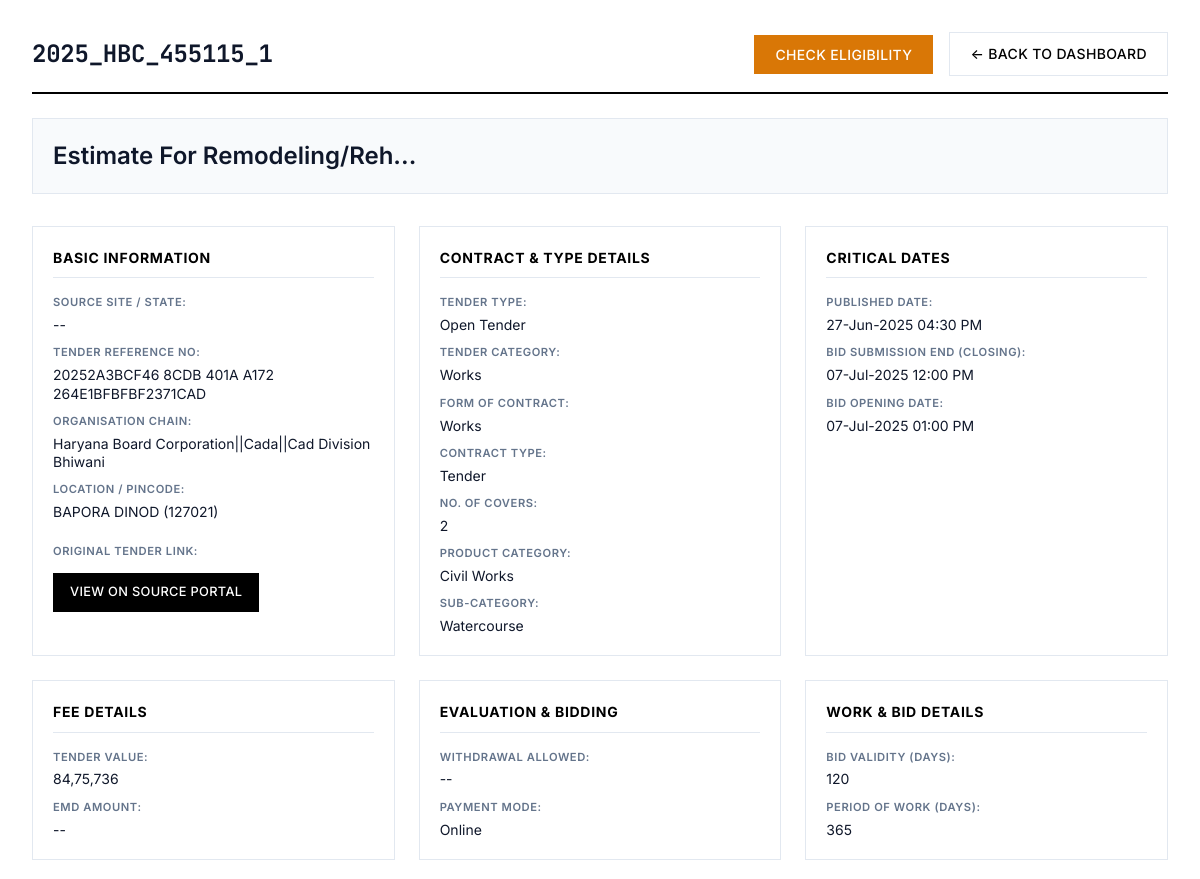
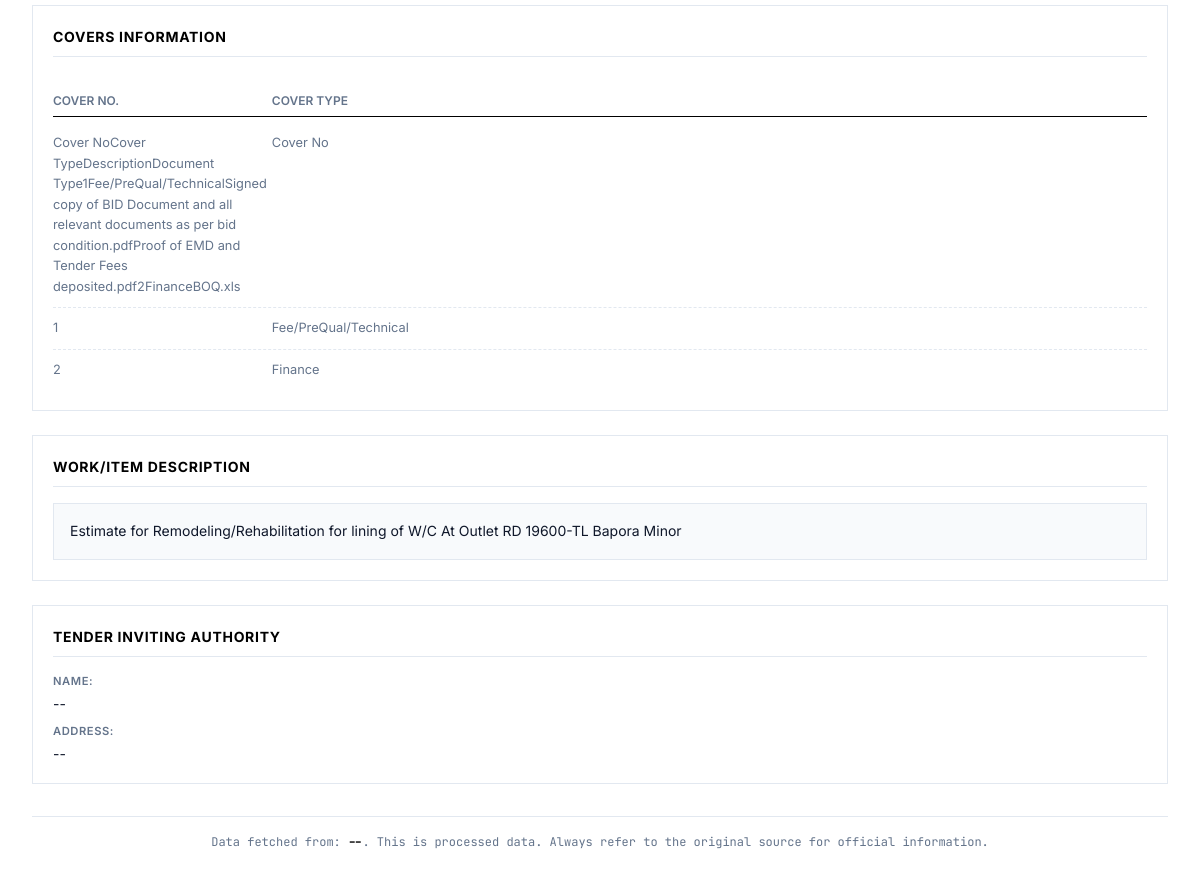
The page /tender/5 on the database its author committed (2 pictures, top to bottom).
### database.py (models this page shows, shortened)
class Tender(Base):
    __tablename__ = "tenders"
    id = Column(Integer, primary_key=True, index=True)
    tender_id = Column(String, unique=True, index=True, nullable=False)
    source_site = Column(String, index=True, nullable=False)
    tender_title = Column(Text)
    organisation_chain = Column(Text)
    tender_value_numeric = Column(Float, nullable=True)
    emd_amount_numeric = Column(Float, nullable=True)
    published_date = Column(DateTime, nullable=True)
    closing_date = Column(DateTime, nullable=True)
    opening_date = Column(DateTime, nullable=True)
    location = Column(String, nullable=True)
    pincode = Column(String, nullable=True)
    status = Column(String, default="Live", index=True) # e.g., "Live", "Result Announced", "Cancelled"
    full_details_json = Column(JSON, nullable=True)
    created_at = Column(DateTime(timezone=True), server_default=func.now())
    updated_at = Column(DateTime(timezone=True), onupdate=func.now())
    result = relationship("TenderResult", back_populates="tender", uselist=False, cascade="all, delete-orphan")
    bids = relationship("TenderBid", back_populates="tender", cascade="all, delete-orphan")

### dashboard.py (the view)
@app.get("/tender/{tender_pk_id}", name="view_tender_detail", response_class=HTMLResponse)
async def view_tender_detail(request: Request, tender_pk_id: int, db: Session = Depends(get_db)):
    if not templates: raise HTTPException(503, "Template engine error")
    tender = db.query(Tender).filter(Tender.id == tender_pk_id).first()
    if not tender: raise HTTPException(404, "Tender not found in database.")
    return templates.TemplateResponse("tender_detail.html", {
        "request": request,
        "tender": tender.full_details_json or {},
        "tender_pk_id": tender_pk_id
    })

### templates/tender_detail.html (shortened to what this page needs)
<!DOCTYPE html>
<html lang="en">
<head>
</head>
<body>
    {% macro na(value) -%}
        {{ value if value and value != 'N/A' else '--' }}
    {%- endmacro %}
    <div class="page-wrapper">
        <div class="container">
            <div class="page-header">
                <h1>{{ na(tender.get('detail_tender_id', tender.get('list_page_tender_id'))) }}</h1>
                <div class="header-actions">
                    <button id="checkEligibilityBtn" class="btn btn-info"
                            data-tender-pk-id="{{ tender_pk_id }}"
                            data-tender-url="{{ tender.get('detail_page_link', '') }}">
                        Check Eligibility
                    </button>
                    <a href="{{ url_for('homepage') }}" class="btn btn-secondary">← Back to Dashboard</a>
                </div>
            </div>
            <div class="tender-main-title">
                {{ na(tender.get('work_title', tender.get('primary_title'))) | neat_format }}
            </div>
            <div class="details-grid">
                <div class="detail-section">
                    <h3>Basic Information</h3>
                    <div class="detail-field"><strong>Source Site / State:</strong> <span class="value-text">{{ na(tender.get('source_site_key')) }}</span></div>
                    <div class="detail-field"><strong>Tender Reference No:</strong> <span class="value-text">{{ na(tender.get('tender_reference_number')) }}</span></div>
                    <div class="detail-field"><strong>Organisation Chain:</strong> <span class="value-text">{{ na(tender.get('organisation_chain', tender.get('list_page_org_chain'))) | neat_format }}</span></div>
                    <div class="detail-field"><strong>Location / Pincode:</strong> <span class="value-text">{{ na(tender.get('location')) }}{% if tender.get('pincode') and tender.get('pincode') != 'N/A' %} ({{ tender.pincode }}){% endif %}</span></div>
                    {% if tender.get('detail_page_link') and tender.get('detail_page_link') != 'N/A' %}
                    <div class="detail-field" style="margin-top: 12px;">
                        <strong>Original Tender Link:</strong>
                        <a href="{{ tender.detail_page_link }}" target="_blank" rel="noopener noreferrer" class="btn btn-link-style">
                            View on Source Portal
                        </a>
                    </div>
                    {% endif %}
                </div>
                <div class="detail-section">
                    <h3>Contract & Type Details</h3>
                    <div class="detail-field"><strong>Tender Type:</strong> <span class="value-text">{{ na(tender.get('tender_type')) }}</span></div>
                    <div class="detail-field"><strong>Tender Category:</strong> <span class="value-text">{{ na(tender.get('tender_category')) }}</span></div>
                    <div class="detail-field"><strong>Form of Contract:</strong> <span class="value-text">{{ na(tender.get('form_of_contract')) }}</span></div>
                    <div class="detail-field"><strong>Contract Type:</strong> <span class="value-text">{{ na(tender.get('contract_type')) }}</span></div>
                    <div class="detail-field"><strong>No. of Covers:</strong> <span class="value-text">{{ na(tender.get('no_of_covers')) }}</span></div>
                    <div class="detail-field"><strong>Product Category:</strong> <span class="value-text">{{ na(tender.get('product_category')) | neat_format }}</span></div>
                    <div class="detail-field"><strong>Sub-Category:</strong> <span class="value-text">{{ na(tender.get('sub_category')) | neat_format }}</span></div>
                </div>
                <div class="detail-section">
                    <h3>Critical Dates</h3>
                    <div class="detail-field"><strong>Published Date:</strong> <span class="value-text">{{ na(tender.get('published_date')) }}</span></div>
                    <div class="detail-field"><strong>Bid Submission End (Closing):</strong> <span class="value-text">{{ na(tender.get('bid_submission_end_date')) }}</span></div>
                    <div class="detail-field"><strong>Bid Opening Date:</strong> <span class="value-text">{{ na(tender.get('detail_bid_opening_date')) }}</span></div>
                </div>
                <div class="detail-section">
                    <h3>Fee Details</h3>
                    <div class="detail-field"><strong>Tender Value:</strong> <span class="value-text">{{ na(tender.get('tender_value')) }}</span></div>
                    <div class="detail-field"><strong>EMD Amount:</strong> <span class="value-text">{{ na(tender.get('emd_amount')) }}</span></div>
                </div>
                <div class="detail-section">
                    <h3>Evaluation & Bidding</h3>
                    <div class="detail-field"><strong>Withdrawal Allowed:</strong> <span class="value-text">{{ na(tender.get('withdrawal_allowed')) }}</span></div>
                    <div class="detail-field"><strong>Payment Mode:</strong> <span class="value-text">{{ na(tender.get('payment_mode')) }}</span></div>
                </div>
                <div class="detail-section">
                    <h3>Work & Bid Details</h3>
                    <div class="detail-field"><strong>Bid Validity (Days):</strong> <span class="value-text">{{ na(tender.get('bid_validity_days')) }}</span></div>
                    <div class="detail-field"><strong>Period of Work (Days):</strong> <span class="value-text">{{ na(tender.get('period_of_work_days')) }}</span></div>
                </div>
                {% if tender.get('covers_info') %}
                <div class="detail-section full-width-section">
                    <h3>Covers Information</h3>
                    <ul class="structured-list">
                        <li style="display: flex; font-weight: 600; border-bottom: 1px solid var(--color-primary); padding-bottom: 6px; margin-bottom: 6px;">
                            <span style="flex-basis: 20%; min-width: 80px; font-size: 0.75rem; color: var(--color-text-muted); text-transform: uppercase;">Cover No.</span>
                            <span style="flex-basis: 80%; min-width: 180px; font-size: 0.75rem; color: var(--color-text-muted); text-transform: uppercase;">Cover Type</span>
                        </li>
                        {% for cover in tender.covers_info %}
                             <li style="display: flex; align-items: baseline;">
                                <span class="item-value" style="flex-basis: 20%; min-width: 80px;">{{ na(cover.get('cover_no')) }}</span>
                                <span class="item-value" style="flex-basis: 80%; min-width: 180px;">{{ na(cover.get('cover_type')) }}</span>
                            </li>
                        {% else %}
                            <li><span>--</span></li>
                        {% endfor %}
                    </ul>
                </div>
                {% endif %}
                <div class="detail-section full-width-section">
                    <h3>Work/Item Description</h3>
                    <div class="description-text">
                        <pre>{{ na(tender.get('work_description', tender.get('list_page_title'))) }}</pre>
                    </div>
                </div>
                <div class="detail-section full-width-section">
                    <h3>Tender Inviting Authority</h3>
                    <div class="detail-field"><strong>Name:</strong> <span class="value-text">{{ na(tender.get('tender_inviting_authority_name')) | neat_format }}</span></div>
                    <div class="detail-field"><strong>Address:</strong> <span class="value-text">{{ na(tender.get('tender_inviting_authority_address')) | neat_format }}</span></div>
                </div>
            </div>
            <div class="source-note">
                Data fetched from: <span class="source-site-highlight">{{ na(tender.get('source_site_key')) }}</span>.
                This is processed data. Always refer to the original source for official information.
            </div>
        </div>
    </div>
</body>
</html>

### templates/tender_detail.html (style rules this page uses)
* { box-sizing: border-box; margin: 0; padding: 0; }
html { font-size: 16px; scroll-behavior: smooth; }
:root { --color-primary: #000000; --color-secondary: #1a1a1a; --color-accent: #2563eb; --color-surface: #ffffff; --color-surface-alt: #f8fafc; --color-border: #e2e8f0; --color-text: #0f172a; --color-text-muted: #64748b; --shadow-md: 0 4px 6px -1px rgb(0 0 0 / 0.1), 0 2px 4px -2px rgb(0 0 0 / 0.1); }
body { font-family: 'Inter', -apple-system, BlinkMacSystemFont, sans-serif; background: var(--color-surface-alt); color: var(--color-text); line-height: 1.6; font-weight: 400; min-height: 100vh; -webkit-font-smoothing: antialiased; -moz-osx-font-smoothing: grayscale; }
.page-wrapper { background: var(--color-surface); padding: 32px; min-height: calc(100vh - 64px); }
.container { max-width: none; width: 100%; margin: 0 auto; }
.page-header { display: flex; justify-content: space-between; align-items: center; margin-bottom: 24px; padding-bottom: 16px; border-bottom: 2px solid var(--color-primary); flex-wrap: wrap; gap: 16px; }
.page-header h1 { font-size: 1.5rem; font-weight: 700; letter-spacing: -0.01em; color: var(--color-text); text-transform: none; overflow-wrap: break-word; word-break: break-all; font-family: 'JetBrains Mono', monospace; }
.header-actions { display: flex; gap: 16px; align-items: center; }
.btn { display: inline-flex; align-items: center; justify-content: center; padding: 10px 20px; border: 1px solid transparent; font-family: inherit; font-size: 0.875rem; font-weight: 500; text-decoration: none; color: var(--color-surface); background: var(--color-primary); border-radius: 0; cursor: pointer; transition: all 0.2s ease; text-transform: uppercase; letter-spacing: 0.025em; }
.btn-secondary { background: transparent; color: var(--color-primary); border-color: var(--color-border); }
.btn-info { background-color: #d97706; border-color: #d97706; }
.tender-main-title { font-size: 1.5rem; font-weight: 600; color: var(--color-text); margin-bottom: 32px; padding: 20px; background-color: var(--color-surface-alt); border: 1px solid var(--color-border); line-height: 1.4; text-align: left; }
.details-grid { display: grid; grid-template-columns: repeat(3, 1fr); gap: 24px; margin-bottom: 32px; }
.detail-section { background-color: var(--color-surface); border: 1px solid var(--color-border); padding: 20px; display: flex; flex-direction: column; }
.detail-section h3 { font-size: 0.875rem; font-weight: 700; color: var(--color-primary); margin-top: 0; margin-bottom: 16px; padding-bottom: 8px; border-bottom: 1px solid var(--color-border); text-transform: uppercase; letter-spacing: 0.05em; }
.detail-field { margin-bottom: 10px; display: flex; flex-direction: column; gap: 2px; }
.detail-field:last-child { margin-bottom: 0; }
.detail-field strong { font-size: 0.7rem; font-weight: 600; color: var(--color-text-muted); text-transform: uppercase; letter-spacing: 0.05em; margin-bottom: 2px; }
.detail-field span, .detail-field .value-text, .detail-field a.value-link { font-size: 0.875rem; color: var(--color-text); word-wrap: break-word; line-height: 1.3; }
.btn-link-style { margin-top: 8px; padding: 8px 16px; font-size: 0.8rem; width: fit-content; }
.structured-list { list-style: none; padding: 0; margin-top: 8px; }
.structured-list li { font-size: 0.875rem; padding: 10px 0; border-bottom: 1px dashed var(--color-border); }
.structured-list li:last-child { border-bottom: none; }
.structured-list .item-value { color: var(--color-text-muted); font-size: 0.8rem; }
.full-width-section { grid-column: 1 / -1; }
.description-text pre { background: var(--color-surface-alt); padding: 16px; border: 1px solid var(--color-border); font-size: 0.875rem; white-space: pre-wrap; word-wrap: break-word; line-height: 1.6; color: var(--color-text); font-family: inherit; max-height: 300px; overflow-y: auto; }
.source-note { font-size: 0.75rem; color: var(--color-text-muted); margin-top: 32px; padding-top: 16px; border-top: 1px solid var(--color-border); display: block; text-align: center; font-family: 'JetBrains Mono', monospace; }
.source-site-highlight { font-weight: 700; color: var(--color-primary); }

### rows shown on the page
Tender: tender "2025_HBC_455115_1 BAPORA DINOD", tender_title "Estimate For Remodeling/Reh...", organisation_chain "Haryana Board Corporation||Cada||Cad Division Bhiwani"

### other values the page prints
{{ tender.pincode }} "127021"
{{ na(tender.get('product_category')) | neat_format }} "Civil Works"
{{ na(tender.get('sub_category')) | neat_format }} "Watercourse"
{{ value if value and value != 'N/A' else '--' }} "1 Fee/PreQual/Technical" "2 Finance"
{{ na(tender.get('tender_inviting_authority_name')) | neat_format }} "--"
{{ na(tender.get('tender_inviting_authority_address')) | neat_format }} "--"
